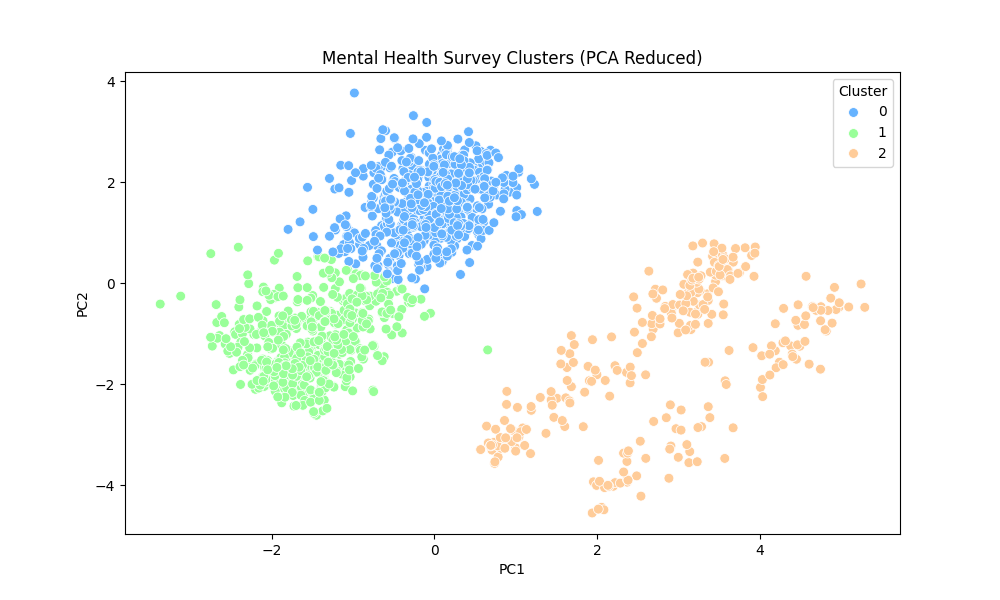

Write Python code to recreate this figure.
import pandas as pd
import numpy as np
import matplotlib.pyplot as plt
import seaborn as sns
from sklearn.impute import SimpleImputer
from sklearn.preprocessing import StandardScaler, OneHotEncoder
from sklearn.decomposition import PCA
from sklearn.cluster import KMeans
from sklearn.compose import ColumnTransformer
from sklearn.pipeline import Pipeline

try:
    df = pd.read_csv('mental-heath-in-tech-2016_20161114.csv')
except FileNotFoundError:
    print("Error: CSV file not found. Please ensure the file name is correct.")
    exit()

def clean_gender(gender):
    if isinstance(gender, str):
        gender = gender.lower().strip()
        if gender in ['male', 'm', 'man', 'cis male', 'mail', 'male ']:
            return 'Male'
        elif gender in ['female', 'f', 'woman', 'femake', 'cis female']:
            return 'Female'
        else:
            return 'Other'
    return 'Other'

if 'What is your gender?' in df.columns:
    df['What is your gender?'] = df['What is your gender?'].apply(clean_gender)

cols_to_drop = ['Why or why not?', 'Why or why not?.1', 'What US state or territory do you live in?', 
                'What US state or territory do you work in?', 'What country do you work in?']
df_clean = df.drop(columns=[c for c in cols_to_drop if c in df.columns])

cat_cols = df_clean.select_dtypes(include=['object']).columns
num_cols = df_clean.select_dtypes(include=['int64', 'float64']).columns

preprocessor = ColumnTransformer(
    transformers=[
        ('num', Pipeline(steps=[
            ('imputer', SimpleImputer(strategy='median')), 
            ('scaler', StandardScaler())
        ]), num_cols),
        
        ('cat', Pipeline(steps=[
            ('imputer', SimpleImputer(strategy='most_frequent')),
            ('encoder', OneHotEncoder(handle_unknown='ignore', sparse_output=False))
        ]), cat_cols)
    ])

print("Preprocessing data...")
X_processed = preprocessor.fit_transform(df_clean)

print("Running PCA...")
pca = PCA(n_components=2)
X_pca = pca.fit_transform(X_processed)

print(f"Explained Variance Ratio: {pca.explained_variance_ratio_}")

print("Calculating Elbow Method...")
inertia = []
k_range = range(1, 10)
for k in k_range:
    kmeans = KMeans(n_clusters=k, random_state=42, n_init=10)
    kmeans.fit(X_pca)
    inertia.append(kmeans.inertia_)

plt.figure(figsize=(8, 4))
plt.plot(k_range, inertia, marker='o')
plt.title('Elbow Method to find optimal k')
plt.xlabel('Number of clusters')
plt.ylabel('Inertia')
plt.show()

#k based on Elbow plot
k_optimal = 3 
print(f"Applying k-Means with k={k_optimal}...")
kmeans = KMeans(n_clusters=k_optimal, random_state=42, n_init=10)
clusters = kmeans.fit_predict(X_pca)

df['Cluster'] = clusters

plt.figure(figsize=(10, 6))
sns.scatterplot(x=X_pca[:, 0], y=X_pca[:, 1], hue=clusters, palette=['#66b3ff', '#99ff99', '#ffcc99'], s=50)
plt.title('Mental Health Survey Clusters (PCA Reduced)')
plt.xlabel('PC1')
plt.ylabel('PC2')
plt.legend(title='Cluster')
plt.savefig('global_clustering.png')
plt.show()

print("\n--- Cluster Interpretation (Top responses per group) ---")
target_questions = [
    'Does your employer provide mental health benefits as part of healthcare coverage?',
    'Do you think that discussing a mental health disorder with your employer would have negative consequences?',
    'Would you feel comfortable discussing a mental health disorder with your coworkers?'
]

valid_questions = [q for q in target_questions if q in df.columns]

for i in range(k_optimal):
    print(f"\n--- Cluster {i} Analysis ---")
    
    cluster_data = df[df['Cluster'] == i][valid_questions]
    
    modes = cluster_data.mode()
    
    if not modes.empty:
        print(modes.iloc[0])
    else:
        print("Result: mostly missing values (Non-responsive group)")
        print(f"Sample size: {len(cluster_data)}")
        print(f"Missing values in this group:\n{cluster_data.isnull().sum()}")